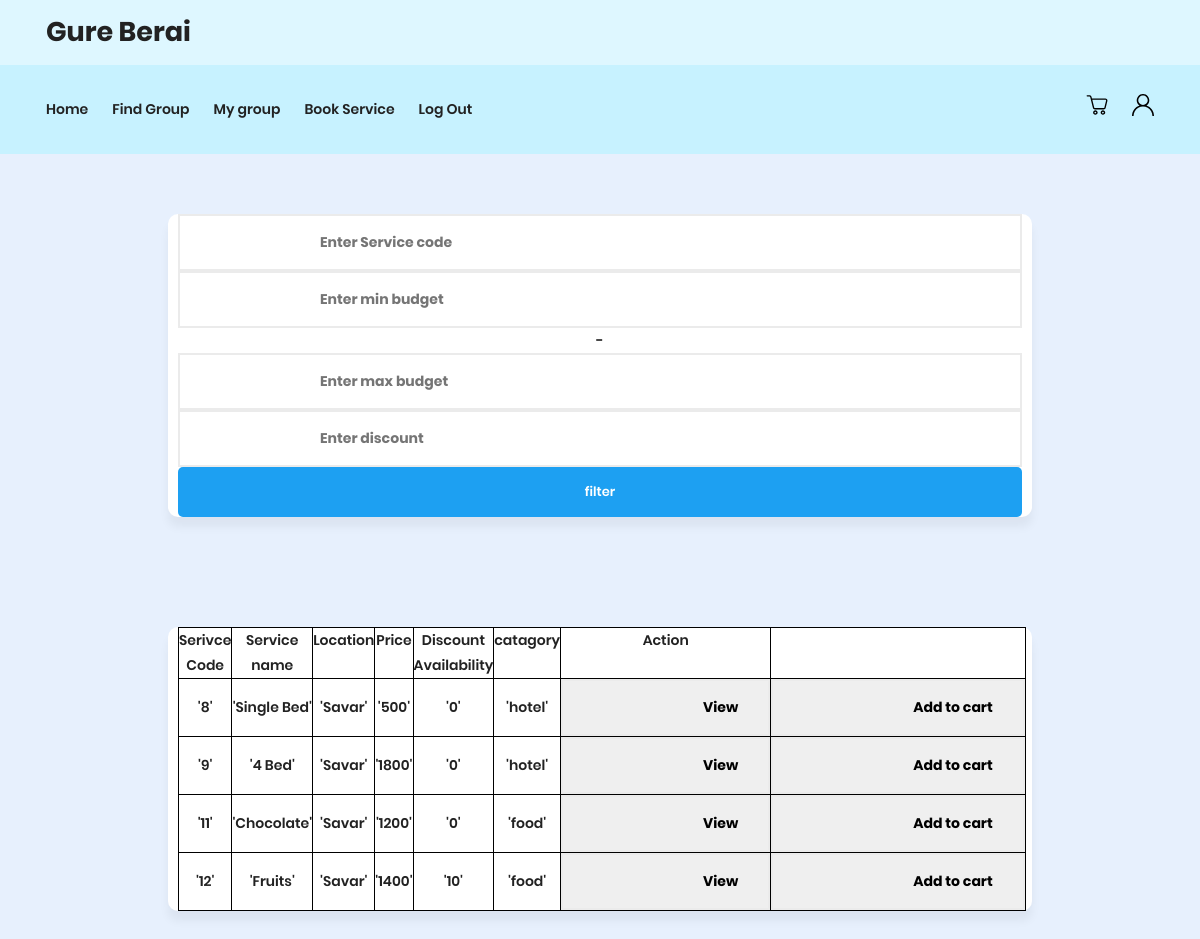
Page /viewService.php on the committed database.
### tables this page shows
CREATE TABLE `servicelist` (
  `sId` int(3) NOT NULL,
  `bId` int(3) NOT NULL,
  `serviceName` varchar(16) NOT NULL,
  `price` int(6) NOT NULL,
  `discount` int(2) NOT NULL DEFAULT 0,
  `negotiate` int(1) NOT NULL DEFAULT 0
);

CREATE TABLE `businesslist` (
  `bId` int(11) NOT NULL,
  `businessName` varchar(16) NOT NULL,
  `location` varchar(16) NOT NULL,
  `catagory` varchar(10) NOT NULL,
  `userName` varchar(16) NOT NULL
);

### viewService.php (the view, shortened to what this page needs)
<?php
include("connection.php");
$query="SELECT s.sId,s.serviceName,b.location,s.price,s.discount,b.catagory FROM `servicelist` as s INNER JOIN businesslist as b on s.bId=b.bId";
$result = mysqli_query($con, $query);
?>
<!DOCTYPE html>
<html lang="en">
<head>
    <link rel="stylesheet" href="styles/headerreset.min.css" />
    <link rel="stylesheet" href="styles/headerstyle.css" />
    <link rel="stylesheet" href="styles/header-14.css" />
    <link rel="stylesheet" href="styles/footer.css" />
    <link rel="stylesheet" href="fonts/material-icon/css/material-design-iconic-font.min.css">
    <link rel="stylesheet" href="css/signUpstyle.css">
</head>
<body>
    <header class="site-header">
        <div class="site-header__top">
          <div class="wrapper site-header__wrapper">
            <div class="site-header__middle">
              <a href="businessInterface.html" class="brand">Gure Berai</a>
            </div>
          </div>
        </div>
        <div class="site-header__bottom">
          <div class="wrapper site-header__wrapper">
            <div class="site-header__start">
              <nav class="nav">
                <ul class="nav__wrapper">
                  <li class="nav__item"><a href="customerInterface.html">Home</a></li>
                  <li class="nav__item"><a href="viewGroups.php">Find Group</a></li>
                  <li class="nav__item"><a href="myGroup.php">My group</a></li>
                  <li class="nav__item"><a href="viewService.php">Book Service</a></li>
                  <li class="nav__item"><a href="logout.php">Log Out</a></li>
                </ul>
              </nav>
            </div>
            <div class="site-header__end bottom">
              <a href="cart.php" class="cart">
              </a>
              <a href="#">
              </a>
            </div>
          </div>
        </div>
      </header>
    <div class="center">
    <div class="container">
    <form method='post' action='sortService.php'>
        <input type='text' name='sId' id='sId' placeholder='Enter Service code'>
        <input type='text' name='minBudget' id='minBudget' placeholder='Enter min budget'>-
        <input type='text' name='maxBudget' id='maxBudget' placeholder='Enter max budget'>
        <input type='text' name='discount' id='discount' placeholder='Enter discount'>
        <input type='submit' name='filter' class='submit' value='filter'>
    </form>
    </div>
    </div>
    <div class="center">
    <div class="container">
    <table>
        <tr>
            <th>Serivce Code</th>
            <th>Service name</th>
            <th>Location</th>
            <th>Price</th>
            <th>Discount Availability</th>
            <th>catagory</th>
            <th>Action</th>
        </tr>
        <?php
        $n=0;
        while ($data=mysqli_fetch_array($result)){
            if ($n<5){
            echo"<tr>";
            echo "<th>'$data[0]'</th>
                <th>'$data[1]'</th>
                <th>'$data[2]'</th>
                <th>'$data[3]'</th>
                <th>'$data[4]'</th>
                <th>'$data[5]'</th>
                <th><form method='post' action='previewService.php'>
                <input type='hidden' name='sId' id='sId' value='$data[0]'>
                <input type='submit' value='View'></form></th>
                <th><form method='post' action='bookService.php'>
                <input type='hidden' name='sId' id='sId' value='$data[0]'>
                <input type='submit' value='Add to cart'></form></th>";
            echo"</tr>";}
            $n=$n+1;
        }
        ?>
    </table>
    </div>
    </div>
</body>
</html>

### styles/headerstyle.css (style rules this page uses)
.wrapper { max-width: 1140px; padding-left: 1rem; padding-right: 1rem; margin-left: auto; margin-right: auto; }
*, *:before, *:after { box-sizing: border-box; }
a { text-decoration: none; color: #222; }
html { -webkit-font-smoothing: antialiased; -moz-osx-font-smoothing: grayscale; }
body { font-family: "Roboto", sans-serif; }

### styles/header-14.css (style rules this page uses)
.brand { font-weight: bold; font-size: 27px; }
.site-header__top { background-color: #def7ff; }
.site-header__bottom { position: relative; background-color: #c7f2ff; }
.site-header__wrapper { display: flex; justify-content: space-between; }
.site-header__wrapper { display: flex; justify-content: space-between; align-items: center; padding: 1rem; }
@media (min-width: 940px) { .site-header__wrapper { padding-top: 0.5rem; padding-bottom: 0.5rem; } }
.site-header__end { display: flex; align-items: center; }
@media (min-width: 940px) { .site-header__end.bottom > *:not(:last-child) { margin-right: 1.5rem; } }
.site-header__end.bottom svg { width: 22px; height: 22px; }
@media (min-width: 940px) { .nav__wrapper { display: flex; } }
.nav__item:not(:last-child) { margin-right: 1.5rem; }
.nav__item a { display: block; padding-top: 1.5rem; padding-bottom: 1.5rem; }

### css/signUpstyle.css (style rules this page uses)
input, select, textarea { outline: none; appearance: unset !important; -moz-appearance: unset !important; -webkit-appearance: unset !important; -o-appearance: unset !important; -ms-appearance: unset !important; }
body { font-size: 14px; line-height: 1.8; color: #222; background: #e7f0fd; font-weight: 600; font-family: Poppins; margin: 0px; }
.container { width: 520px; background: #fff; margin: 0 auto; box-shadow: 0px 10px 9.9px 0.1px rgba(0, 0, 0, 0.05); -moz-box-shadow: 0px 10px 9.9px 0.1px rgba(0, 0, 0, 0.05); -webkit-box-shadow: 0px 10px 9.9px 0.1px rgba(0, 0, 0, 0.05); -o-box-shadow: 0px 10px 9.9px 0.1px rgba(0, 0, 0, 0.05); -ms-box-shadow: 0px 10px 9.9px 0.1px rgba(0, 0, 0, 0.05); border-radius: 10px; -moz-border-radius: 10px; -webkit-border-radius: 10px; -o-border-radius: 10px; -ms-border-radius: 10px; }
input { border: solid 2px #ebebeb; box-sizing: border-box; width: 100%; font-weight: 700; font-size: 14px; font-family: Poppins; padding: 16px 30px 16px 140px; }
.submit { background: #1da0f2; color: #FFF; border: none; padding: 15px 20px; font-size: 13px; font-weight: 600; font-family: Poppins; border-radius: 5px; -moz-border-radius: 5px; -webkit-border-radius: 5px; -o-border-radius: 5px; -ms-border-radius: 5px; }

### viewService.php (style rules this page uses)
.center { margin: 10px; padding: 50px; }
.container { text-align: center; width: 80%; padding-right: 10px; padding-left: 10px; margin-right: auto; margin-left: auto; }
table, th, td { border: 1px solid black; }

### rows in the picture
servicelist: sId "8", serviceName "Single Bed", bId.location "Savar", price "500", discount "0", bId.catagory "hotel"
servicelist: sId "9", serviceName "4 Bed", bId.location "Savar", price "1800", discount "0", bId.catagory "hotel"
servicelist: sId "11", serviceName "Chocolate", bId.location "Savar", price "1200", discount "0", bId.catagory "food"
servicelist: sId "12", serviceName "Fruits", bId.location "Savar", price "1400", discount "10", bId.catagory "food"
